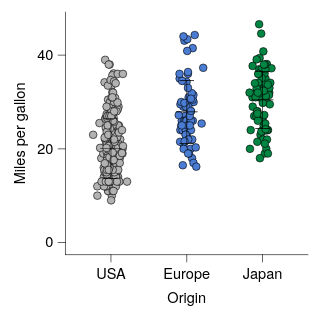

Express this chart as Vega-Lite.
### Vega-Lite specification from a JSON file in a GitHub repository (floating-point values rounded to 4 significant figures; data arrays with more than 128 entries replaced by an {"elided": "..."} marker saying what was removed)
{"background": null, "config": {"arc": {"fill": "#DBDBDB", "fillOpacity": 1.0, "innerRadius": 25.0, "padAngle": 0.03, "stroke": "black", "strokeOpacity": 1, "strokeWidth": 0.25}, "area": {"fill": "#DBDBDB", "fillOpacity": 1.0, "stroke": "black", "strokeOpacity": 1, "strokeWidth": 0.25}, "axis": {"domain": true, "domainCap": "round", "domainColor": "black", "domainWidth": 0.25, "grid": false, "gridCap": "round", "gridColor": "#F1F1F1", "gridDash": [0, 0], "gridOpacity": 1.0, "gridWidth": 0.25, "labelColor": "black", "labelFont": "Helvetica Neue, HelveticaNeue, Helvetica, Arial, sans-serif", "labelFontSize": 6, "labelFontStyle": "normal", "labelFontWeight": 400, "offset": 0, "ticks": true, "tickCap": "round", "tickColor": "black", "tickRound": false, "tickSize": 3, "tickWidth": 0.25, "titleColor": "black", "titleFont": "Helvetica Neue, HelveticaNeue, Helvetica, Arial, sans-serif", "titleFontSize": 6, "titleFontStyle": "normal", "titleFontWeight": 400}, "axisX": {"domain": true, "labelAlign": "center", "labelAngle": 0, "labels": true, "ticks": true, "translate": 0}, "axisY": {"domain": true, "labelAlign": "right", "labelAngle": 0, "labels": true, "ticks": true, "translate": 0}, "axisRight": {"domain": true, "labelAlign": "left", "labelAngle": 0, "labels": true, "ticks": true, "translate": 0}, "axisTop": {"domain": true, "labelAlign": "center", "labelAngle": 0, "labels": true, "ticks": true, "translate": 0}, "axisBand": {"tickOffset": 0}, "bar": {"fill": "#DBDBDB", "fillOpacity": 1.0, "stroke": "black", "strokeOpacity": 1, "strokeWidth": 0.25}, "boxplot": {"size": 9.0, "ticks": {"cornerRadius": 0.25, "fill": "black", "opacity": 1, "size": 4.5, "thickness": 0.25}, "box": {"fillOpacity": 1.0, "stroke": "black", "strokeOpacity": 1, "strokeWidth": 0.25}, "median": {"cornerRadius": 0, "fill": "black", "fillOpacity": 1.0, "opacity": 1, "size": 9.0, "thickness": 0.25}, "rule": {"fill": "black", "fillOpacity": 1.0, "size": 10.0, "stroke": "black", "strokeDash": [0, 0], "strokeOpacity": 1, "strokeWidth": 0.25}, "outliers": {"color": "black", "fill": "black", "fillOpacity": 1.0, "size": 0, "stroke": "black", "strokeOpacity": 1, "strokeWidth": 0.25}}, "circle": {"fill": "black", "fillOpacity": 1.0, "size": 1.25, "stroke": null, "strokeOpacity": 1, "strokeWidth": 0.25}, "errorband": {"band": {"fillOpacity": 0.6, "stroke": null, "strokeWidth": 0.25, "strokeOpacity": 1}, "borders": {"opacity": 0, "strokeOpacity": 1, "strokeWidth": 0.25}}, "errorbar": {"opacity": 1, "rule": {"strokeDash": [0, 0], "strokeWidth": 0.25}, "ticks": {"color": "black", "cornerRadius": 0.125, "opacity": 1, "size": 6.0, "thickness": 0.25}, "thickness": 0.25}, "font": "Helvetica Neue, HelveticaNeue, Helvetica, Arial, sans-serif", "geoshape": {"fill": "#DBDBDB", "fillOpacity": 1.0, "stroke": "black", "strokeOpacity": 1, "strokeWidth": 0.25}, "header": {"labelColor": "black", "labelFont": "Helvetica Neue, HelveticaNeue, Helvetica, Arial, sans-serif", "labelFontSize": 6, "labelFontStyle": "normal", "labelFontWeight": 400, "titleColor": "black", "titleFont": "Helvetica Neue, HelveticaNeue, Helvetica, Arial, sans-serif", "titleFontSize": 6, "titleFontStyle": "normal", "titleFontWeight": 400, "titlePadding": 0}, "legend": {"disable": false, "offset": 4.5, "titlePadding": 4, "labelOffset": 2, "gradientLabelOffset": 2, "columnPadding": 4, "rowPadding": 2, "gradientLength": 50.0, "gradientThickness": 5.0, "gradientOpacity": 1.0, "gradientStrokeColor": "black", "gradientStrokeWidth": 0.25, "labelColor": "black", "labelFont": "Helvetica Neue, HelveticaNeue, Helvetica, Arial, sans-serif", "labelFontSize": 6, "labelFontStyle": "normal", "labelFontWeight": 400, "strokeColor": "black", "strokeWidth": 0, "symbolSize": 36, "symbolStrokeColor": "black", "symbolStrokeWidth": 0.25, "titleColor": "black", "titleFont": "Helvetica Neue, HelveticaNeue, Helvetica, Arial, sans-serif", "titleFontSize": 6, "titleFontStyle": "normal", "titleFontWeight": 400}, "line": {"color": "black", "stroke": "black", "strokeCap": "butt", "strokeDash": [0, 0], "strokeOpacity": 1, "strokeWidth": 0.5}, "point": {"filled": true, "fill": "#DBDBDB", "fillOpacity": 1.0, "size": 5.0, "stroke": "black", "strokeOpacity": 1, "strokeWidth": 0.25}, "range": {"category": ["#B2B2B2", "#4A7CD3", "#008542", "#664CAF", "#509F98", "#636363", "#284F93", "#005226", "#382864", "#285753"], "diverging": {"scheme": ["#443E60", "#5F597E", "#7C759B", "#9994B6", "#B7B4CC", "#D6D5DC", "#F6F6F6", "#D1DAD9", "#A4C2BF", "#7AA9A4", "#578E89", "#37736E", "#1B5954"]}, "heatmap": {"scheme": ["#440154", "#472270", "#433E82", "#38598C", "#2C728E", "#238A8D", "#24A086", "#39B578", "#5DC862", "#96D646", "#CAE02D", "#FDE724"]}, "ordinal": {"scheme": ["#F1F1F1", "#DBDBDB", "#C6C6C6", "#B2B2B2", "#9D9D9D", "#898989", "#767676", "#636363", "#515151", "#404040", "#2F2F2F", "#1F1F1F"]}, "ramp": {"scheme": ["#440154", "#472270", "#433E82", "#38598C", "#2C728E", "#238A8D", "#24A086", "#39B578", "#5DC862", "#96D646", "#CAE02D", "#FDE724"]}}, "rule": {"color": "black", "stroke": "black", "strokeCap": "round", "strokeDash": [2, 2], "strokeOpacity": 1, "strokeWidth": 0.25}, "scale": {"barBandPaddingInner": 0.1, "rectBandPaddingInner": 0, "tickBandPaddingInner": 0.1, "bandPaddingOuter": 0.1, "bandWithNestedOffsetPaddingInner": 0.2, "bandWithNestedOffsetPaddingOuter": 0.2, "offsetBandPaddingInner": 0, "offsetBandPaddingOuter": 0, "continuousPadding": 5.0, "round": false}, "rect": {"fill": "#DBDBDB", "fillOpacity": 1.0, "stroke": "black", "strokeOpacity": 1, "strokeWidth": 0.25}, "square": {"fill": "#DBDBDB", "fillOpacity": 1.0, "size": 10.0, "stroke": "black", "strokeOpacity": 1, "strokeWidth": 0.25}, "text": {"color": "black", "font": "Helvetica Neue, HelveticaNeue, Helvetica, Arial, sans-serif", "fontSize": 6, "fontStyle": "normal", "fontWeight": 400}, "tick": {"color": "black", "cornerRadius": 0.125, "opacity": 1.0, "size": 9.0, "thickness": 0.25}, "title": {"anchor": "middle", "frame": "group", "color": "black", "font": "Helvetica Neue, HelveticaNeue, Helvetica, Arial, sans-serif", "fontSize": 6, "fontStyle": "normal", "fontWeight": 400, "subtitleColor": "black", "subtitleFont": "Helvetica Neue, HelveticaNeue, Helvetica, Arial, sans-serif", "subtitleFontSize": 6, "subtitleFontStyle": "normal", "subtitleFontWeight": 400}, "trail": {"color": "black", "opacity": 1, "size": 0.5}, "view": {"continuousWidth": 100, "continuousHeight": 100, "discreteWidth": 100, "discreteHeight": 100, "fill": null, "stroke": null, "strokeWidth": 0.25}}, "layer": [{"data": {"name": "data-5a85ede2053d4aec77293cfb476ae07b"}, "mark": {"type": "circle", "opacity": 1.0, "size": 10.0, "stroke": "black", "strokeOpacity": 1, "strokeWidth": 0.25}, "encoding": {"color": {"field": "Origin", "legend": null, "scale": {"domain": ["USA", "Europe", "Japan"]}, "sort": ["USA", "Europe", "Japan"], "title": null, "type": "nominal"}, "x": {"axis": {}, "field": "Origin", "scale": {"domain": ["USA", "Europe", "Japan"]}, "sort": ["USA", "Europe", "Japan"], "title": "Origin", "type": "nominal"}, "xOffset": {"field": "jitter_x", "scale": {"domain": [-7.33, 7.33], "range": [5.17, 19.83]}, "type": "quantitative"}, "y": {"field": "Miles_per_Gallon", "title": "Miles per gallon", "type": "quantitative", "scale": {"nice": false}}}}, {"data": {"name": "data-246b549c5f5e5aa127fcea3f51cbe754"}, "mark": {"type": "errorbar"}, "encoding": {"x": {"axis": {}, "field": "Origin", "scale": {"domain": ["USA", "Europe", "Japan"]}, "sort": ["USA", "Europe", "Japan"], "title": "Origin", "type": "nominal"}, "y": {"field": "__mean", "title": "Miles per gallon", "type": "quantitative", "scale": {"nice": false}}, "yError": {"field": "__error"}}}, {"data": {"name": "data-246b549c5f5e5aa127fcea3f51cbe754"}, "mark": {"type": "tick"}, "encoding": {"x": {"axis": {}, "field": "Origin", "scale": {"domain": ["USA", "Europe", "Japan"]}, "sort": ["USA", "Europe", "Japan"], "title": "Origin", "type": "nominal"}, "y": {"field": "__mean", "title": "Miles per gallon", "type": "quantitative", "scale": {"nice": false}}}}], "$schema": "https://vega.github.io/schema/vega-lite/v6.4.1.json", "datasets": {"data-5a85ede2053d4aec77293cfb476ae07b": {"elided": "398 records"}, "data-246b549c5f5e5aa127fcea3f51cbe754": [{"Origin": "USA", "__mean": 20.08, "__error": 6.403, "__dysonsphere__": 1}, {"Origin": "Japan", "__mean": 30.45, "__error": 6.09, "__dysonsphere__": 1}, {"Origin": "Europe", "__mean": 27.89, "__error": 6.724, "__dysonsphere__": 1}]}}
